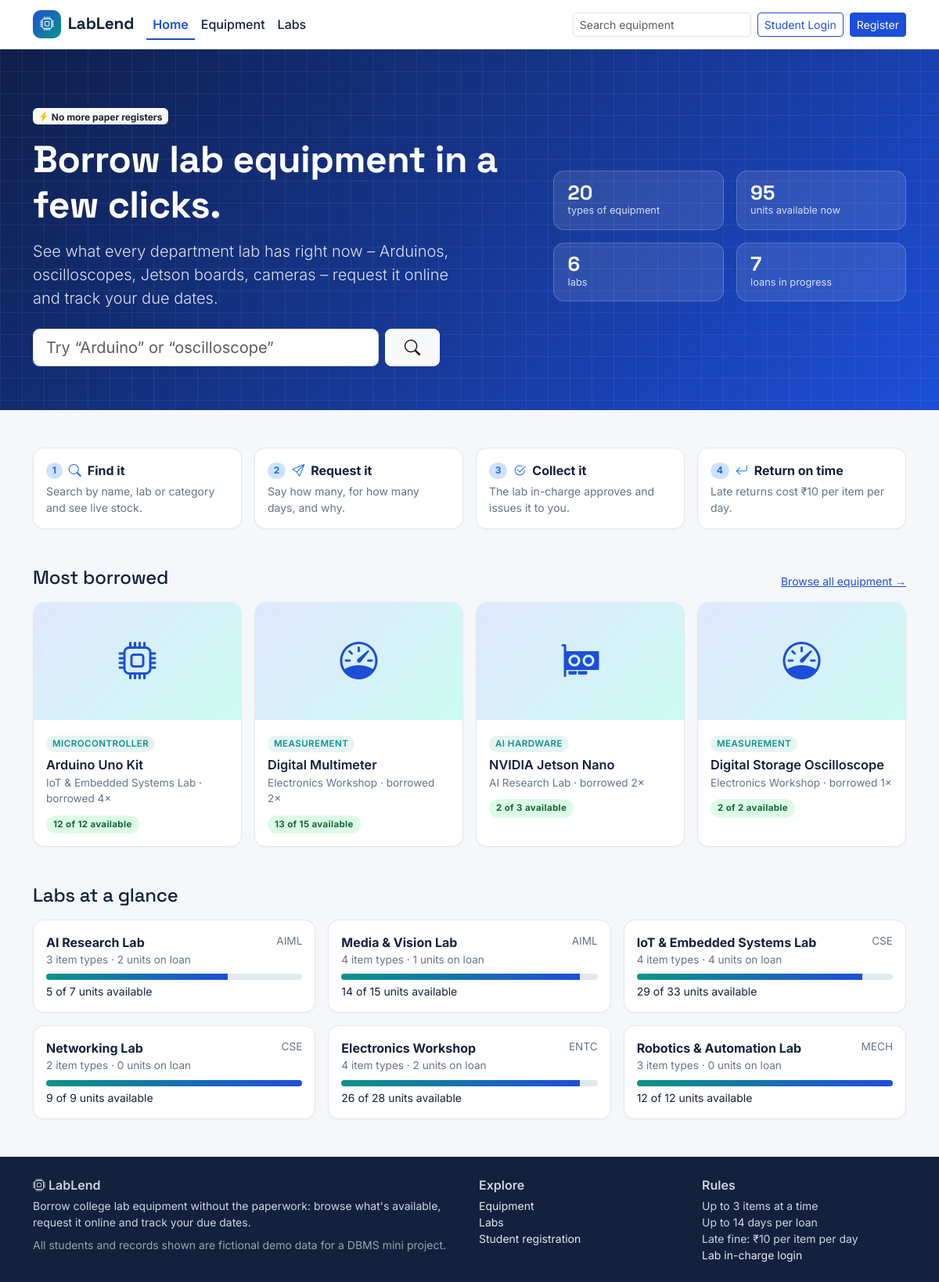
The page / on the database its author committed.
### tables this page shows
CREATE TABLE equipment (
    equipment_id  INT PRIMARY KEY AUTO_INCREMENT,
    lab_id        INT NOT NULL,
    name          VARCHAR(150) NOT NULL,
    category      VARCHAR(60)  NOT NULL,
    description   TEXT,
    total_qty     INT NOT NULL DEFAULT 1,
    available_qty INT NOT NULL DEFAULT 1,
    image         VARCHAR(255),
    CONSTRAINT chk_equipment_qty CHECK (available_qty >= 0 AND available_qty <= total_qty AND total_qty >= 0),
    CONSTRAINT fk_equipment_lab FOREIGN KEY (lab_id)
        REFERENCES labs(lab_id)
        ON UPDATE CASCADE ON DELETE RESTRICT
);

CREATE TABLE labs (
    lab_id    INT PRIMARY KEY AUTO_INCREMENT,
    dept_id   INT NOT NULL,
    lab_name  VARCHAR(120) NOT NULL,
    room_no   VARCHAR(20),
    incharge  VARCHAR(100),
    CONSTRAINT fk_lab_dept FOREIGN KEY (dept_id)
        REFERENCES departments(dept_id)
        ON UPDATE CASCADE ON DELETE RESTRICT
);

### index.php (the view, shortened to what this page needs)
<?php
require 'config/database.php';
require 'includes/functions.php';
$root = '';
$stats = $pdo->query('
    SELECT (SELECT COUNT(*) FROM equipment)                 AS item_types,
           (SELECT COALESCE(SUM(available_qty), 0) FROM equipment) AS available_units,
           (SELECT COUNT(*) FROM labs)                      AS labs,
           (SELECT COUNT(*) FROM issues WHERE returned_on IS NULL) AS out_now
')->fetch();
$popular = $pdo->query('
    SELECT e.equipment_id, e.name, e.category, e.image, e.total_qty, e.available_qty, l.lab_name,
           COUNT(i.issue_id) AS times_borrowed
    FROM equipment e
    INNER JOIN labs l ON e.lab_id = l.lab_id
    INNER JOIN issues i ON i.equipment_id = e.equipment_id
    GROUP BY e.equipment_id, e.name, e.category, e.image, e.total_qty, e.available_qty, l.lab_name
    ORDER BY times_borrowed DESC, e.name
    LIMIT 4
')->fetchAll();
$labs = $pdo->query('SELECT * FROM lab_availability ORDER BY dept_code, lab_name')->fetchAll();
include 'includes/header.php';
?>
<section class="hero">
    <div class="container">
        <div class="row align-items-center g-4">
            <div class="col-lg-7">
                <span class="badge bg-light text-dark mb-3"><i class="bi bi-lightning-charge-fill text-warning me-1"></i>No more paper registers</span>
                <h1 class="mb-3">Borrow lab equipment in a few clicks.</h1>
                <p class="lead mb-4">See what every department lab has right now – Arduinos, oscilloscopes, Jetson boards, cameras – request it online and track your due dates.</p>
                <form action="equipment.php" method="get" class="hero-search d-flex gap-2" role="search">
                    <input type="search" name="q" class="form-control form-control-lg" placeholder="Try “Arduino” or “oscilloscope”" aria-label="Search equipment" maxlength="80">
                    <button class="btn btn-light btn-lg px-4" type="submit"><i class="bi bi-search"></i></button>
                </form>
            </div>
            <div class="col-lg-5">
                <div class="row g-3">
                    <div class="col-6"><div class="hero-stat"><div class="n"><?= (int) $stats['item_types'] ?></div><div class="l">types of equipment</div></div></div>
                    <div class="col-6"><div class="hero-stat"><div class="n"><?= (int) $stats['available_units'] ?></div><div class="l">units available now</div></div></div>
                    <div class="col-6"><div class="hero-stat"><div class="n"><?= (int) $stats['labs'] ?></div><div class="l">labs</div></div></div>
                    <div class="col-6"><div class="hero-stat"><div class="n"><?= (int) $stats['out_now'] ?></div><div class="l">loans in progress</div></div></div>
                </div>
            </div>
        </div>
    </div>
</section>
<div class="container mt-5">
    <div class="row g-3 mb-5">
        <?php foreach ([
            ['bi-search', 'Find it', 'Search by name, lab or category and see live stock.'],
            ['bi-send', 'Request it', 'Say how many, for how many days, and why.'],
            ['bi-check2-circle', 'Collect it', 'The lab in-charge approves and issues it to you.'],
            ['bi-arrow-return-left', 'Return on time', 'Late returns cost ' . money(FINE_PER_DAY) . ' per item per day.'],
        ] as $i => [$icon, $title, $text]): ?>
        <div class="col-6 col-lg-3">
            <div class="ll-card p-3 h-100">
                <div class="d-flex align-items-center gap-2 mb-1"><span class="badge rounded-pill bg-primary-subtle text-primary"><?= $i + 1 ?></span><i class="bi <?= $icon ?> text-primary"></i><strong><?= e($title) ?></strong></div>
                <div class="small text-muted-ll"><?= e($text) ?></div>
            </div>
        </div>
        <?php endforeach; ?>
    </div>
    <?php if ($popular): ?>
    <div class="d-flex justify-content-between align-items-end mb-3">
        <h2 class="h4 mb-0">Most borrowed</h2>
        <a href="equipment.php" class="small">Browse all equipment &rarr;</a>
    </div>
    <div class="row g-3 mb-5">
        <?php foreach ($popular as $p): ?>
        <div class="col-sm-6 col-lg-3">
            <a href="equipment_details.php?id=<?= (int) $p['equipment_id'] ?>" class="text-decoration-none text-reset">
                <div class="ll-card hover h-100">
                    <?= equipment_image($p, $root) ?>
                    <div class="p-3">
                        <span class="cat-chip"><?= e($p['category']) ?></span>
                        <div class="eq-title mt-1"><?= e($p['name']) ?></div>
                        <div class="meta mb-2"><?= e($p['lab_name']) ?> · borrowed <?= (int) $p['times_borrowed'] ?>×</div>
                        <?= stock_badge((int) $p['available_qty'], (int) $p['total_qty']) ?>
                    </div>
                </div>
            </a>
        </div>
        <?php endforeach; ?>
    </div>
    <?php endif; ?>
    <h2 class="h4 mb-3">Labs at a glance</h2>
    <div class="row g-3">
        <?php foreach ($labs as $l): $pct = $l['total_units'] ? round($l['available_units'] / $l['total_units'] * 100) : 0; ?>
        <div class="col-md-6 col-lg-4">
            <a href="equipment.php?lab=<?= (int) $l['lab_id'] ?>" class="text-decoration-none text-reset">
                <div class="ll-card hover p-3 h-100">
                    <div class="d-flex justify-content-between"><strong><?= e($l['lab_name']) ?></strong><span class="meta"><?= e($l['dept_code']) ?></span></div>
                    <div class="meta mb-2"><?= (int) $l['item_types'] ?> item types · <?= (int) $l['issued_units'] ?> units on loan</div>
                    <div class="bar mb-1"><span style="width:<?= $pct ?>%"></span></div>
                    <div class="small"><?= (int) $l['available_units'] ?> of <?= (int) $l['total_units'] ?> units available</div>
                </div>
            </a>
        </div>
        <?php endforeach; ?>
    </div>
</div>
<?php include 'includes/footer.php'; ?>

### includes/functions.php (shortened to what this page needs)
<?php
function e($value): string
{
    return htmlspecialchars((string) $value, ENT_QUOTES, 'UTF-8');
}
function stock_badge(int $available, int $total): string
{
    $cls = $available <= max(1, intdiv($total, 4)) ? 'st-pending' : 'st-ok';
    return '<span class="st ' . $cls . '">' . $available . ' of ' . $total . ' available</span>';
}
function category_icon(?string $cat): string
{
    return [
        'Microcontroller' => 'bi-cpu',
        'Sensors'         => 'bi-thermometer-half',
        'Networking'      => 'bi-router',
        'Tools'           => 'bi-tools',
        'Measurement'     => 'bi-speedometer',
        'Robotics'        => 'bi-robot',
        'AI Hardware'     => 'bi-gpu-card',
        'Camera'          => 'bi-camera',
        'Accessories'     => 'bi-box',
    ][$cat] ?? 'bi-box-seam';
}
function equipment_image(array $eq, string $root): string
{
    return '<div class="eq-placeholder"><i class="bi ' . category_icon($eq['category'] ?? null) . '"></i></div>';
}

### rows shown on the page
equipment: category "MICROCONTROLLER", name "Arduino Uno Kit", lab.lab_name "IoT & Embedded Systems Lab", times_borrowed "4", available_qty "12", total_qty "12"
equipment: category "MEASUREMENT", name "Digital Multimeter", lab.lab_name "Electronics Workshop", times_borrowed "2", available_qty "13", total_qty "15"
equipment: category "AI HARDWARE", name "NVIDIA Jetson Nano", lab.lab_name "AI Research Lab", times_borrowed "2", available_qty "2", total_qty "3"
equipment: category "MEASUREMENT", name "Digital Storage Oscilloscope", lab.lab_name "Electronics Workshop", times_borrowed "1", available_qty "2", total_qty "2"
labs: lab_name "AI Research Lab", dept_code "AIML", item_types "3", issued_units "2", $pct 71 (drawn), available_units "5", total_units "7"
labs: lab_name "Media & Vision Lab", dept_code "AIML", item_types "4", issued_units "1", $pct 93 (drawn), available_units "14", total_units "15"
labs: lab_name "IoT & Embedded Systems Lab", dept_code "CSE", item_types "4", issued_units "4", $pct 88 (drawn), available_units "29", total_units "33"
labs: lab_name "Networking Lab", dept_code "CSE", item_types "2", issued_units "0", $pct 100 (drawn), available_units "9", total_units "9"
labs: lab_name "Electronics Workshop", dept_code "ENTC", item_types "4", issued_units "2", $pct 93 (drawn), available_units "26", total_units "28"
labs: lab_name "Robotics & Automation Lab", dept_code "MECH", item_types "3", issued_units "0", $pct 100 (drawn), available_units "12", total_units "12"

### other values the page prints
$label "Home Equipment Labs"
$stats['item_types'] "20"
$stats['available_units'] "95"
$stats['labs'] "6"
$stats['out_now'] "7"
$title "Find it"
$text "Search by name, lab or category and see live stock."
$title "Request it"
$text "Say how many, for how many days, and why."
$title "Collect it"
$text "The lab in-charge approves and issues it to you."
$title "Return on time"
$text "Late returns cost ₹10 per item per day."
MAX_ACTIVE_ITEMS "3"
MAX_DAYS "14"
